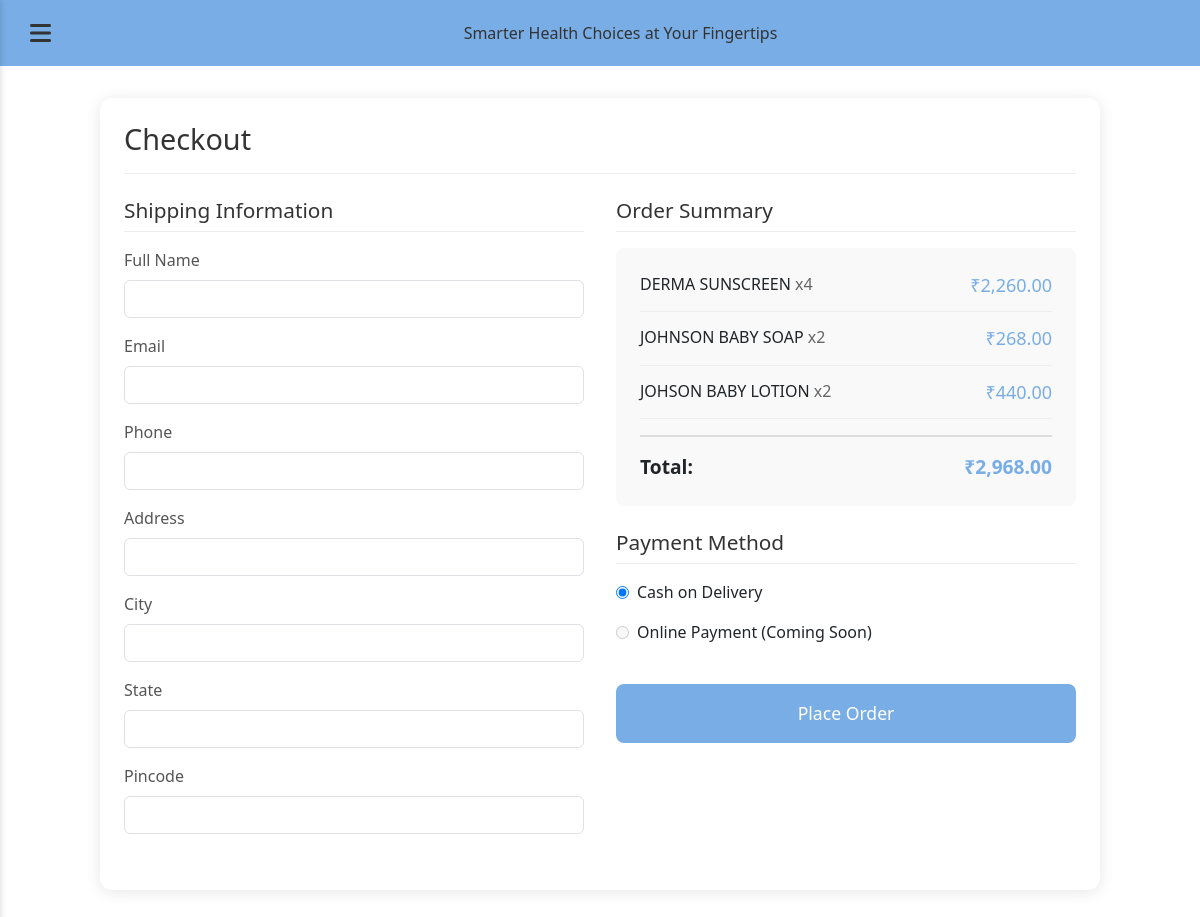
Before: /checkout/ (signed in) with the older database file.
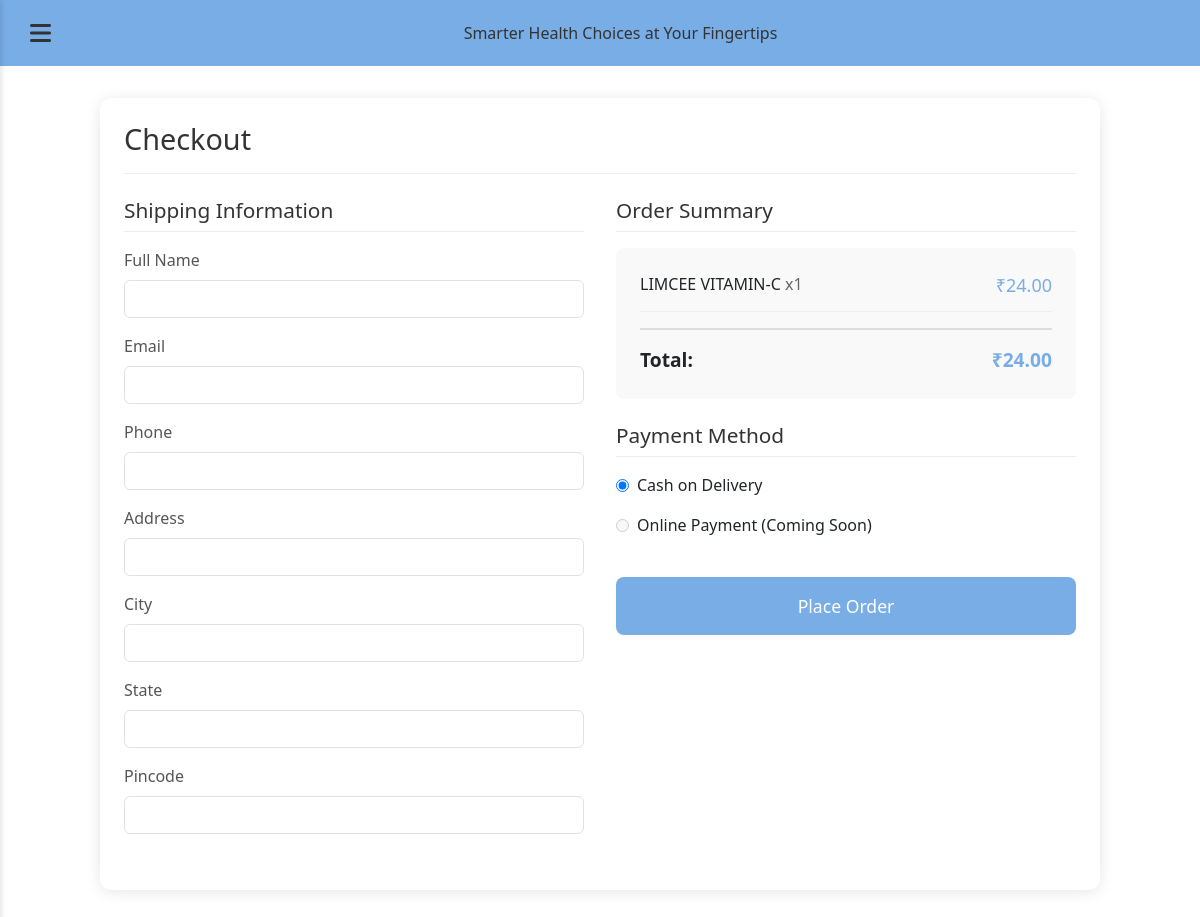
After: the same page with the newer database file.
### QuickMedsApp/models.py (models this page shows, shortened)
class CartItem(models.Model):
    cart = models.ForeignKey(Cart, on_delete=models.CASCADE)
    product = models.ForeignKey(Product, on_delete=models.CASCADE)
    quantity = models.PositiveIntegerField(default=1)
    def get_total_price(self):
        return self.product.price * self.quantity

class Product(models.Model):
    name = models.CharField(max_length=255)
    code = models.CharField(max_length=50, unique=True, blank=True, null=True)
    description = models.TextField(blank=True, null=True)
    category = models.ForeignKey(Category, on_delete=models.CASCADE, related_name='products')
    price = models.DecimalField(max_digits=10, decimal_places=2)
    original_price = models.DecimalField(max_digits=10, decimal_places=2, blank=True, null=True)
    in_stock = models.BooleanField(default=True)
    expiry_date = models.DateField(null=True, blank=True)
    image = models.ImageField(upload_to='products/', blank=True, null=True)
    created_at = models.DateTimeField(auto_now_add=True)
    updated_at = models.DateTimeField(auto_now=True)
    class Meta:
        ordering = ['-created_at']
        verbose_name = 'Product'
        verbose_name_plural = 'Products'

class Cart(models.Model):
    user = models.ForeignKey(User, on_delete=models.CASCADE)
    created_at = models.DateTimeField(auto_now_add=True)
    updated_at = models.DateTimeField(auto_now=True)
    def get_total(self):
        return sum(item.get_total_price() for item in self.cartitem_set.all())

### QuickMedsApp/views.py (the view)
# urls.py: path('checkout/', views.checkout_view, name='checkout'),
@login_required
def checkout_view(request):
    try:
        cart = Cart.objects.get(user=request.user)
        cart_items = cart.cartitem_set.select_related('product').all()
        if not cart_items:
            messages.warning(request, 'Your cart is empty. Please add items to your cart before proceeding to checkout.')
            return redirect('cart')
    except Cart.DoesNotExist:
        messages.warning(request, 'Your cart is empty. Please add items to your cart before proceeding to checkout.')
        return redirect('cart')
    context = {
        'cart_items': cart_items,
        'cart': cart,
        'cart_count': get_cart_count(request)
    }
    return render(request, 'checkout.html', context)

### QuickMedsApp/views.py (called while the page is built)
def get_cart_count(request):
    if request.user.is_authenticated:
        return CartItem.objects.filter(cart__user=request.user).count()
    return 0

### templates/checkout.html (shortened to what the changed rows need)
{% extends 'base.html' %}
{% load humanize %}
{% load static %}
{% block extra_css %}
<link rel="stylesheet" href="{% static 'css/cart.css' %}">
<link rel="stylesheet" href="{% static 'css/product.css' %}">
{% endblock %}
{% block content %}
<div class="checkout-container">
    <div class="checkout-header">
        <h1>Checkout</h1>
    </div>
    <form id="checkout-form" method="post" action="{% url 'checkout' %}">
        <div class="checkout-form">
            <div class="customer-info">
                <div class="form-section">
                    <h2>Shipping Information</h2>
                </div>
            </div>
            <div class="order-details">
                <div class="form-section">
                    <h2>Order Summary</h2>
                    <div class="order-summary">
                        {% for item in cart_items %}
                        <div class="order-item">
                            <div>
                                <span class="item-name">{{ item.product.name }}</span>
                                <span class="item-quantity">x{{ item.quantity }}</span>
                            </div>
                            <span class="item-price">₹{{ item.get_total_price|intcomma }}</span>
                        </div>
                        {% endfor %}
                        <div class="order-total">
                            <span>Total:</span>
                            <span class="total-amount">₹{{ cart.get_total|intcomma }}</span>
                        </div>
                    </div>
                    <div class="payment-methods">
                        <h2>Payment Method</h2>
                    </div>
                </div>
            </div>
        </div>
    </form>
</div>
{% endblock %}

Changed rows visible on the page:
removed CartItem: product.name "DERMA SUNSCREEN", quantity "4", get_total_price "2,260.00"
removed CartItem: product.name "JOHNSON BABY SOAP", quantity "2", get_total_price "268.00"
removed CartItem: product.name "JOHSON BABY LOTION", quantity "2", get_total_price "440.00"
added CartItem: product.name "LIMCEE VITAMIN-C", quantity "1", get_total_price "24.00"
computed for Cart: get_total "2,968.00" → "24.00"
